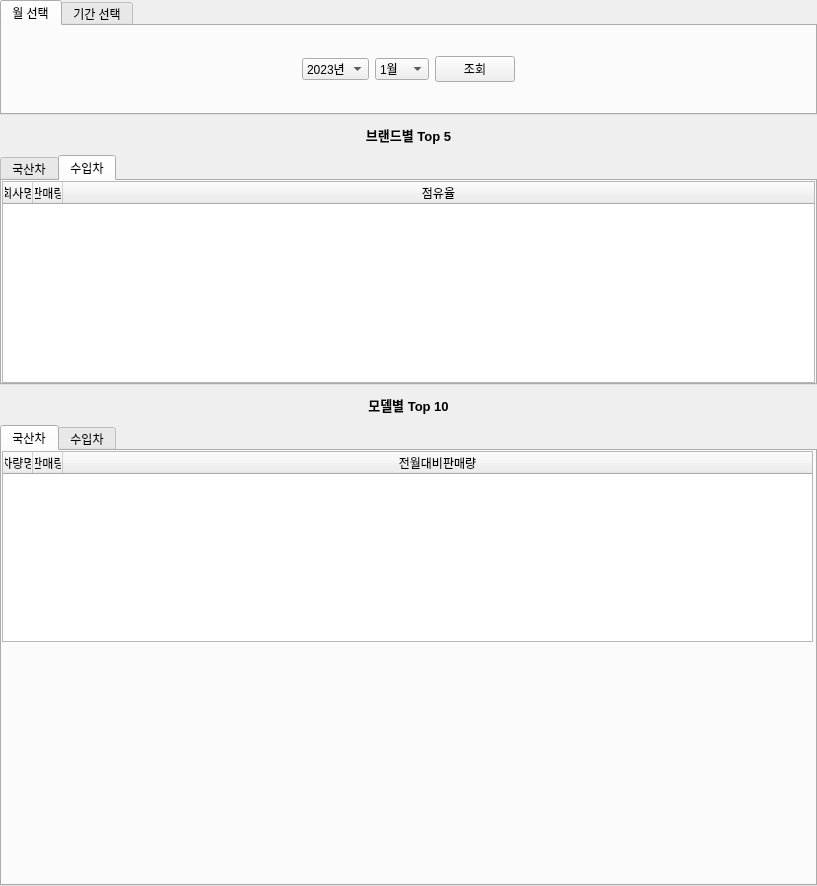
<?xml version="1.0" encoding="UTF-8"?>
<ui version="4.0">
 <class>WholeTab</class>
 <widget class="QWidget" name="WholeTab">
  <property name="geometry">
   <rect>
    <x>0</x>
    <y>0</y>
    <width>816</width>
    <height>886</height>
   </rect>
  </property>
  <property name="windowTitle">
   <string>Widget</string>
  </property>
  <layout class="QVBoxLayout" name="verticalLayout">
   <property name="leftMargin">
    <number>0</number>
   </property>
   <property name="topMargin">
    <number>0</number>
   </property>
   <property name="rightMargin">
    <number>0</number>
   </property>
   <property name="bottomMargin">
    <number>0</number>
   </property>
   <item>
    <widget class="QStackedWidget" name="stackedWidget">
     <property name="currentIndex">
      <number>0</number>
     </property>
     <widget class="QWidget" name="page">
      <layout class="QVBoxLayout" name="verticalLayout_2" stretch="2,1,4,1,8">
       <property name="leftMargin">
        <number>0</number>
       </property>
       <property name="topMargin">
        <number>0</number>
       </property>
       <property name="rightMargin">
        <number>0</number>
       </property>
       <property name="bottomMargin">
        <number>0</number>
       </property>
       <item>
        <widget class="QTabWidget" name="Session_Tab">
         <property name="currentIndex">
          <number>0</number>
         </property>
         <widget class="QWidget" name="tab">
          <attribute name="title">
           <string>월 선택</string>
          </attribute>
          <layout class="QHBoxLayout" name="horizontalLayout_2">
           <property name="leftMargin">
            <number>300</number>
           </property>
           <property name="topMargin">
            <number>0</number>
           </property>
           <property name="rightMargin">
            <number>300</number>
           </property>
           <property name="bottomMargin">
            <number>0</number>
           </property>
           <item>
            <widget class="QComboBox" name="Select_Years_ComboBox">
             <item>
              <property name="text">
               <string>2023년</string>
              </property>
             </item>
            </widget>
           </item>
           <item>
            <widget class="QComboBox" name="Select_Month_ComboBox">
             <item>
              <property name="text">
               <string>1월</string>
              </property>
             </item>
             <item>
              <property name="text">
               <string>2월</string>
              </property>
             </item>
             <item>
              <property name="text">
               <string>3월</string>
              </property>
             </item>
             <item>
              <property name="text">
               <string>4월</string>
              </property>
             </item>
             <item>
              <property name="text">
               <string>5월</string>
              </property>
             </item>
             <item>
              <property name="text">
               <string>6월</string>
              </property>
             </item>
             <item>
              <property name="text">
               <string>7월</string>
              </property>
             </item>
             <item>
              <property name="text">
               <string>8월</string>
              </property>
             </item>
             <item>
              <property name="text">
               <string>9월</string>
              </property>
             </item>
             <item>
              <property name="text">
               <string>10월</string>
              </property>
             </item>
             <item>
              <property name="text">
               <string>11월</string>
              </property>
             </item>
             <item>
              <property name="text">
               <string>12월</string>
              </property>
             </item>
            </widget>
           </item>
           <item>
            <widget class="QPushButton" name="Select_Ask_PushButton">
             <property name="text">
              <string>조회</string>
             </property>
            </widget>
           </item>
          </layout>
         </widget>
         <widget class="QWidget" name="tab_2">
          <attribute name="title">
           <string>기간 선택</string>
          </attribute>
          <layout class="QVBoxLayout" name="verticalLayout_3">
           <item>
            <layout class="QHBoxLayout" name="horizontalLayout" stretch="5,3,1,5,3,3">
             <property name="leftMargin">
              <number>200</number>
             </property>
             <property name="rightMargin">
              <number>200</number>
             </property>
             <item>
              <widget class="QComboBox" name="Session_Year_First_ComboBox">
               <item>
                <property name="text">
                 <string>2023년</string>
                </property>
               </item>
              </widget>
             </item>
             <item>
              <widget class="QComboBox" name="Session_Month_First_ComboBox">
               <item>
                <property name="text">
                 <string>1월</string>
                </property>
               </item>
               <item>
                <property name="text">
                 <string>2월</string>
                </property>
               </item>
               <item>
                <property name="text">
                 <string>3월</string>
                </property>
               </item>
               <item>
                <property name="text">
                 <string>4월</string>
                </property>
               </item>
               <item>
                <property name="text">
                 <string>5월</string>
                </property>
               </item>
               <item>
                <property name="text">
                 <string>6월</string>
                </property>
               </item>
               <item>
                <property name="text">
                 <string>7월</string>
                </property>
               </item>
               <item>
                <property name="text">
                 <string>8월</string>
                </property>
               </item>
               <item>
                <property name="text">
                 <string>9월</string>
                </property>
               </item>
               <item>
                <property name="text">
                 <string>10월</string>
                </property>
               </item>
               <item>
                <property name="text">
                 <string>11월</string>
                </property>
               </item>
               <item>
                <property name="text">
                 <string>12월</string>
                </property>
               </item>
              </widget>
             </item>
             <item>
              <widget class="QLabel" name="label">
               <property name="font">
                <font>
                 <bold>true</bold>
                </font>
               </property>
               <property name="text">
                <string>~</string>
               </property>
              </widget>
             </item>
             <item>
              <widget class="QComboBox" name="Session_Year_Last_ComboBox">
               <item>
                <property name="text">
                 <string>2023년</string>
                </property>
               </item>
              </widget>
             </item>
             <item>
              <widget class="QComboBox" name="Session_Month_Last_ComboBox">
               <item>
                <property name="text">
                 <string>1월</string>
                </property>
               </item>
               <item>
                <property name="text">
                 <string>2월</string>
                </property>
               </item>
               <item>
                <property name="text">
                 <string>3월</string>
                </property>
               </item>
               <item>
                <property name="text">
                 <string>4월</string>
                </property>
               </item>
               <item>
                <property name="text">
                 <string>5월</string>
                </property>
               </item>
               <item>
                <property name="text">
                 <string>6월</string>
                </property>
               </item>
               <item>
                <property name="text">
                 <string>7월</string>
                </property>
               </item>
               <item>
                <property name="text">
                 <string>8월</string>
                </property>
               </item>
               <item>
                <property name="text">
                 <string>9월</string>
                </property>
               </item>
               <item>
                <property name="text">
                 <string>10월</string>
                </property>
               </item>
               <item>
                <property name="text">
                 <string>11월</string>
                </property>
               </item>
               <item>
                <property name="text">
                 <string>12월</string>
                </property>
               </item>
              </widget>
             </item>
             <item>
              <widget class="QPushButton" name="Session_Ask_PushButton">
               <property name="text">
                <string>조회</string>
               </property>
              </widget>
             </item>
            </layout>
           </item>
          </layout>
         </widget>
        </widget>
       </item>
       <item>
        <widget class="QPushButton" name="Brand_PushButton">
         <property name="font">
          <font>
           <pointsize>10</pointsize>
           <bold>true</bold>
          </font>
         </property>
         <property name="text">
          <string>브랜드별 Top 5</string>
         </property>
         <property name="autoDefault">
          <bool>true</bool>
         </property>
         <property name="flat">
          <bool>true</bool>
         </property>
        </widget>
       </item>
       <item>
        <widget class="QTabWidget" name="Brand_Car_Tab">
         <property name="currentIndex">
          <number>1</number>
         </property>
         <widget class="QWidget" name="tab_3">
          <attribute name="title">
           <string>국산차</string>
          </attribute>
          <layout class="QVBoxLayout" name="verticalLayout_5">
           <property name="leftMargin">
            <number>0</number>
           </property>
           <property name="topMargin">
            <number>0</number>
           </property>
           <property name="rightMargin">
            <number>0</number>
           </property>
           <property name="bottomMargin">
            <number>0</number>
           </property>
           <item>
            <widget class="QTableWidget" name="Brand_Car_Korea">
             <property name="editTriggers">
              <set>QAbstractItemView::NoEditTriggers</set>
             </property>
             <attribute name="horizontalHeaderDefaultSectionSize">
              <number>30</number>
             </attribute>
             <attribute name="horizontalHeaderHighlightSections">
              <bool>false</bool>
             </attribute>
             <attribute name="horizontalHeaderStretchLastSection">
              <bool>true</bool>
             </attribute>
             <attribute name="verticalHeaderHighlightSections">
              <bool>false</bool>
             </attribute>
             <column>
              <property name="text">
               <string>회사명</string>
              </property>
             </column>
             <column>
              <property name="text">
               <string>판매량</string>
              </property>
             </column>
             <column>
              <property name="text">
               <string>점유율</string>
              </property>
             </column>
            </widget>
           </item>
          </layout>
         </widget>
         <widget class="QWidget" name="tab_4">
          <attribute name="title">
           <string>수입차</string>
          </attribute>
          <layout class="QVBoxLayout" name="verticalLayout_4">
           <property name="leftMargin">
            <number>0</number>
           </property>
           <property name="topMargin">
            <number>0</number>
           </property>
           <property name="rightMargin">
            <number>0</number>
           </property>
           <property name="bottomMargin">
            <number>0</number>
           </property>
           <item>
            <widget class="QTableWidget" name="Brand_Car_Foreign">
             <property name="editTriggers">
              <set>QAbstractItemView::NoEditTriggers</set>
             </property>
             <attribute name="horizontalHeaderDefaultSectionSize">
              <number>30</number>
             </attribute>
             <attribute name="horizontalHeaderHighlightSections">
              <bool>false</bool>
             </attribute>
             <attribute name="horizontalHeaderStretchLastSection">
              <bool>true</bool>
             </attribute>
             <attribute name="verticalHeaderHighlightSections">
              <bool>false</bool>
             </attribute>
             <column>
              <property name="text">
               <string>회사명</string>
              </property>
             </column>
             <column>
              <property name="text">
               <string>판매량</string>
              </property>
             </column>
             <column>
              <property name="text">
               <string>점유율</string>
              </property>
             </column>
            </widget>
           </item>
          </layout>
         </widget>
        </widget>
       </item>
       <item>
        <widget class="QPushButton" name="Model_PushButton">
         <property name="font">
          <font>
           <pointsize>10</pointsize>
           <bold>true</bold>
          </font>
         </property>
         <property name="text">
          <string>모델별 Top 10</string>
         </property>
         <property name="autoDefault">
          <bool>true</bool>
         </property>
         <property name="flat">
          <bool>true</bool>
         </property>
        </widget>
       </item>
       <item>
        <widget class="QTabWidget" name="Model_Car_Tab">
         <property name="mouseTracking">
          <bool>false</bool>
         </property>
         <property name="tabletTracking">
          <bool>false</bool>
         </property>
         <property name="focusPolicy">
          <enum>Qt::TabFocus</enum>
         </property>
         <property name="currentIndex">
          <number>0</number>
         </property>
         <widget class="QWidget" name="tab_5">
          <attribute name="title">
           <string>국산차</string>
          </attribute>
          <widget class="QTableWidget" name="Model_Car_Korea">
           <property name="geometry">
            <rect>
             <x>0</x>
             <y>0</y>
             <width>811</width>
             <height>191</height>
            </rect>
           </property>
           <property name="editTriggers">
            <set>QAbstractItemView::NoEditTriggers</set>
           </property>
           <attribute name="horizontalHeaderDefaultSectionSize">
            <number>30</number>
           </attribute>
           <attribute name="horizontalHeaderHighlightSections">
            <bool>false</bool>
           </attribute>
           <attribute name="horizontalHeaderStretchLastSection">
            <bool>true</bool>
           </attribute>
           <attribute name="verticalHeaderHighlightSections">
            <bool>false</bool>
           </attribute>
           <column>
            <property name="text">
             <string>차량명</string>
            </property>
           </column>
           <column>
            <property name="text">
             <string>판매량</string>
            </property>
           </column>
           <column>
            <property name="text">
             <string>전월대비판매량</string>
            </property>
           </column>
          </widget>
         </widget>
         <widget class="QWidget" name="tab_6">
          <attribute name="title">
           <string>수입차</string>
          </attribute>
          <widget class="QTableWidget" name="Model_Car_Foreign">
           <property name="geometry">
            <rect>
             <x>0</x>
             <y>0</y>
             <width>811</width>
             <height>401</height>
            </rect>
           </property>
           <property name="editTriggers">
            <set>QAbstractItemView::NoEditTriggers</set>
           </property>
           <attribute name="horizontalHeaderDefaultSectionSize">
            <number>30</number>
           </attribute>
           <attribute name="horizontalHeaderHighlightSections">
            <bool>false</bool>
           </attribute>
           <attribute name="horizontalHeaderStretchLastSection">
            <bool>true</bool>
           </attribute>
           <attribute name="verticalHeaderHighlightSections">
            <bool>false</bool>
           </attribute>
           <column>
            <property name="text">
             <string>차량명</string>
            </property>
           </column>
           <column>
            <property name="text">
             <string>판매량</string>
            </property>
           </column>
           <column>
            <property name="text">
             <string>전월대비판매량</string>
            </property>
           </column>
          </widget>
         </widget>
        </widget>
       </item>
      </layout>
     </widget>
     <widget class="QWidget" name="page_2"/>
    </widget>
   </item>
  </layout>
 </widget>
 <resources/>
 <connections/>
</ui>
